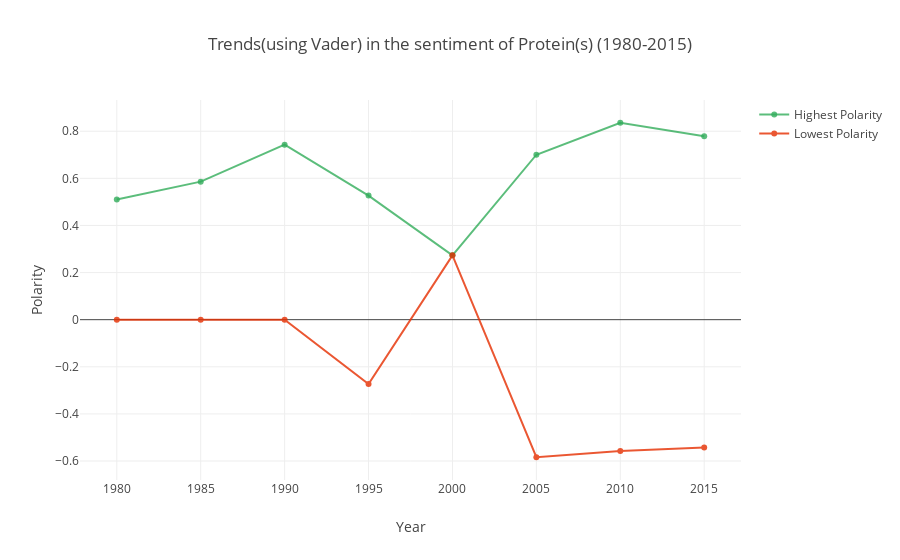

This figure's notebook cell:
### Code cell
nutrient = 'Protein'

iplot(getNutrientPolarityTrendLine(nutrientName= nutrient,package='Vader')) 

# Note : The difference between the max and min polarities for a year help understand the variation in the sentiment
#        polarity of a nutrient for a particular year.

### Figure 1 — Plotly figure (JSON) as saved in the notebook; plotly's stock layout.template omitted (floating-point values rounded to 4 significant figures)
{"data": [{"line": {"color": "rgba(0, 153, 51, .8)"}, "name": "Highest Polarity", "opacity": 0.8, "type": "scatter", "x": [1980, 1985, 1990, 1995, 2000, 2005, 2010, 2015], "y": [0.5106, 0.5859, 0.743, 0.5267, 0.2732, 0.7003, 0.836, 0.7783]}, {"line": {"color": "rgb(230, 46, 0)"}, "name": "Lowest Polarity", "opacity": 0.8, "type": "scatter", "x": [1980, 1985, 1990, 1995, 2000, 2005, 2010, 2015], "y": [0, 0, 0, -0.2732, 0.2732, -0.584, -0.5574, -0.5423]}], "layout": {"title": "Trends(using Vader) in the sentiment of Protein(s) (1980-2015)", "xaxis": {"title": "Year"}, "yaxis": {"title": "Polarity"}}}
